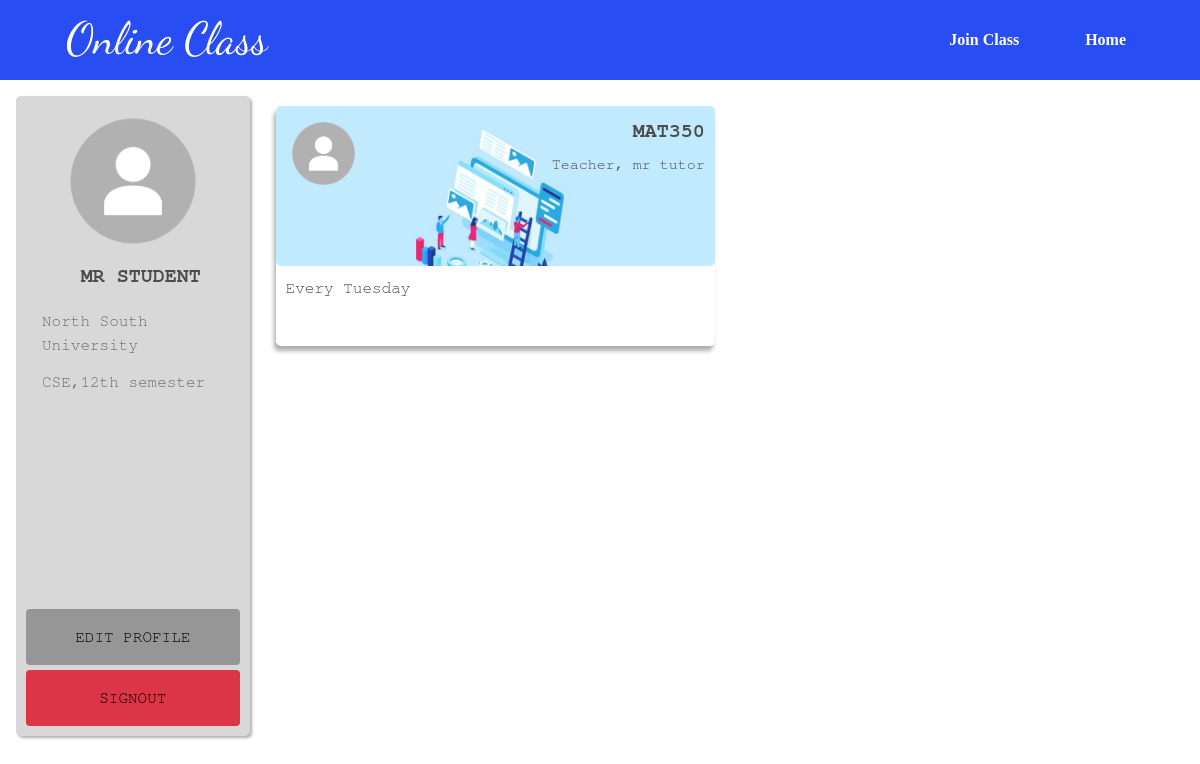
The app's page /studentDashboard/ (signed in) with its own data.
### home/models.py (models this page shows, shortened)
class Student(models.Model):
    user = models.OneToOneField(User, on_delete=models.CASCADE)
    institution= models.CharField(max_length=150, null=True, blank=True)
    department= models.CharField(max_length=150, null=True, blank=True)
    class_level= models.CharField(max_length=150, null=True, blank=True)
    address= models.CharField(max_length=150, null=True, blank=True)
    area= models.CharField(max_length=150, null=True, blank=True)
    city= models.CharField(max_length=150, null=True, blank=True)
    lat = models.FloatField(null=True,blank=True)
    lon = models.FloatField(null=True,blank=True)
    male ='male'
    female = 'female'
    other = 'other'
    genders = [
        (male,'male'),
        (female,'female'),
        (other,'other'),
    ]
    gender = models.CharField(max_length=15, choices=genders,default=male,null=True,blank=True)
    birth_date = models.DateField(null=True, blank=True)
    phone = models.CharField(max_length=20, null=True, blank=True)
    bio = models.CharField(max_length=450, blank=True,null=True)
    profile_pic = models.ImageField(default="profile1.png", null=True, blank=True)

class Tutor(models.Model):
    user = models.OneToOneField(User, on_delete=models.CASCADE)
    institution= models.CharField(max_length=150, null=True, blank=True)
    subject_teach= models.CharField(max_length=150, null=True, blank=True)
    address= models.CharField(max_length=150, null=True, blank=True)
    area= models.CharField(max_length=150, null=True, blank=True)
    city= models.CharField(max_length=150, null=True, blank=True)
    salary_per_month= models.CharField(max_length=150, null=True, blank=True)
    preffered_area= models.CharField(max_length=150, null=True, blank=True)
    online_teach_exp = models.FloatField(max_length=100, null=True, blank=True)
    total_teach_exp = models.FloatField(max_length=100, null=True, blank=True)
    qualification = models.CharField(max_length=250,null=True,blank=True)
    lat = models.FloatField(null=True,blank=True)
    lon = models.FloatField(null=True,blank=True)
    inhouse ='Inhouse'
    online = 'Online'
    both = 'Inhouse & Online'
    tutor_types = [
        (inhouse,'Inhouse'),
        (online,'Online'),
        (both,'Inhouse & Online'),
    ]
    tutor_type = models.CharField(max_length=25, choices=tutor_types,default=inhouse,null=True,blank=True)
    birth_date = models.DateField(null=True, blank=True)
    phone = models.CharField(max_length=20, null=True, blank=True)
    bio = models.CharField(max_length=450, blank=True,null=True)
    profile_pic = models.ImageField(default="profile1.png", null=True, blank=True)

### courses/models.py (models this page shows, shortened)
class Class(models.Model):
    title = models.CharField(max_length=100, null=True, blank=True)
    class_code = models.CharField(max_length=100, blank=True)
    slug = models.SlugField(null=True,blank=True)
    description = models.TextField(max_length=550,null=True,blank=True)
    image = models.ImageField(upload_to = save_class_image,blank=True,verbose_name ='class image')
    tutor = models.ForeignKey(Tutor, null=True, blank=True, on_delete=models.CASCADE,related_name='tutors')
    students = models.ManyToManyField(Student, blank=True)

### courses/views.py (the view)
# urls.py: path('studentDashboard/',views.student_dashboard, name='student_dashboard'),
@login_required
def student_dashboard(request):
    student = request.user.student
    classes = Class.objects.filter(students=student)
    context = {'classes': classes}
    return render(request, 'courses/student_dashboard.html', context)

### courses/templates/courses/student_dashboard.html (shortened to what this page needs)
{% load static %}
<!DOCTYPE html>
<html lang="en">
<head>
    <link rel="stylesheet" href="https://maxcdn.bootstrapcdn.com/bootstrap/4.0.0/css/bootstrap.min.css">
    <link rel="stylesheet" href="https://pro.fontawesome.com/releases/v5.10.0/css/all.css" >
    <link rel="stylesheet" href="{% static 'courses/css/studentDashboard.css'%}">
</head>
<body>
    <nav class="navbar nav navbar-expand-lg">
        <div class="app_name">Online Class</div>
        <div class="collapse navbar-collapse" id="navbarNavDropdown">
          <ul class="navbar-nav ml-auto">
            <li class="nav-item">
                <a class="nav-link" href="{% url 'join_class' %}">Join Class</a>
            </li>
            <li class="nav-item">
                <a class="nav-link" href="{% url 'home' %}">Home</a>
            </li>
          </ul>
        </div>
      </nav>
    <div class="main-container">
        <div class="body-content">
            <div class="content-menu btnOpen">
                <div class="img-prof">
                    <div class="img-profile">
                        <span class="profile-picture"></span>
                    </div>
                    <div class="profile-info">
                        <ul>
                            <li class="menu-profile-name">
                                <label>{{request.user.first_name}} {{request.user.last_name}}</label></li>
                            <li class="color-info"><label> {{request.user.student.institution}}</label></li>
                            <li class="color-info"><label> {{request.user.student.department}},{{request.user.student.class_level}}</label>
                            </li>
                        </ul>
                    </div>
                </div>
                <div class="profile-buttons">
                    <div class="edit-btn">
                        <button class="btn btn-info"><a style="text-decoration: none; color: black;" href="{% url 'edit_profile_student' %}">Edit Profile</a></button>
                    </div>
                    <div class="logout-btn">
                        <button class="btn btn-danger"> <a style="text-decoration: none; color: black;" href="{% url 'signout' %}">Signout</a></button>
                    </div>
                </div>
            </div>
            <div class="content-items">
               <div class="courses-and-rooms">
                   {% for class in classes %}
                   <a class = "subject-title-classview"  href="{% url 'student_lecture_list_view' class.slug %}" >
                        <div class="class1">
                            <div class="class-rooms">
                                <div class="class-room-title">
                                    <div>
                                        <label class="subject">{{class.title}}</label>
                                        <label>Teacher, {{class.tutor.user.first_name}} {{class.tutor.user.last_name}}</label>
                                    </div>
                                    <span class="classroom-profile-pic"></span>
                                    </div>
                                <div class="class-room-discription">
                                    <label>Every Tuesday</label>
                                </div>
                            </div>
                        </div>
                    </a>
                    {% endfor %}
               </div>
            </div>
        </div>
    </div>
</body>
</html>

### courses/static/courses/css/studentDashboard.css (style rules this page uses)
* { box-sizing: border-box; }
html, body { margin: 0; padding: 0; font-family: FreeMono, monospace; }
.main-container { display: flex; flex-direction: column; }
nav { width: 100%; height: 80px; background-color: #284DF2; color: #fff; }
.app_name { float: left; width: 40%; margin-left: 50px; font-size: 45px; font-family: 'Dancing Script', cursive; color: #fff; }
.navbar-nav { margin-right: 50px; }
.nav-item a { display: inline-block; font-size: 16px; line-height: 20px; font-weight: bold; border-radius: 10px; padding: 10px 15px; color: #fff; margin-left: 50px; text-decoration: none; font-family: serif; }
.body-content { display: grid; grid-template-columns: 15% 3fr; grid-template-rows: auto 250px ; grid-gap: 1em; padding: 1em; }
.courses-and-rooms { display: grid; grid-template-columns: 1fr 1fr 1fr 1fr; grid-template-rows: auto; }
.class1 { padding: 10px; }
.class-rooms { display: flex; flex-direction: column; color: rgb(76 76 76); box-shadow: -2px 5px 4px #afafaf; border-radius: 5px; }
.class-room-title { background-color: #24a587; background: url('../images/png-jpg-gif-featured-image.jpg'); background-size: cover; background-repeat: no-repeat; height: 20vh; display: flex; flex-direction: row; justify-content: space-between; }
.class-room-title .subject { font-weight: bold; font-size: 20px; }
.class-room-title div { display: flex; flex-direction: column; justify-content: flex-start; order: 2; font-size: 15px; }
.class-room-title div label { display: flex; justify-content: flex-end; }
.classroom-profile-pic { order: 1; height: 75px; width: 75px; background-color: rgb(189 189 189); border-radius: 50%; background: url('../images/profilepic.png'); background-repeat: no-repeat; background-size: cover; }
.class-room-discription { height: 10vh; display: flex; flex-direction: column; }
.class-room-title, .class-room-discription { padding: 10px; border-radius: 5px; }
.subject-title-classview { text-decoration: none; color: inherit; }
.content-menu { grid-row: 1/ span 2; height: 80vh; padding: 10px; background-color: rgb(216,216,216); border-radius: 5px; display: flex; flex-direction: column; justify-content: space-between; box-shadow: 2px 2px 3px #a9a9a9ee; }
.img-profile { display: flex; justify-content: center; }
.profile-picture { height: 150px; width: 150px; background-color: rgb(189 189 189); border-radius: 50%; background: url('../images/profilepic.png'); background-repeat: no-repeat; background-size: cover; }
.menu-profile-name { text-align: center; text-transform: uppercase; font-size: 20px; margin-bottom: 10px; font-weight: bold; }
.profile-info { padding-left: 1em; margin-top: 5px; }
.profile-info ul { color: rgb(76 76 76); list-style: none; margin: 0; padding: 0; }
.profile-info ul li { margin-top: 3px; }
.color-info { margin-bottom: 5px; color: #6d6d6d; }
.profile-info ul li label { vertical-align: top }
.edit-btn > button { background-color: #969696; border: 0; color: #eeee; outline: 0; cursor: pointer; }
.logout-btn > button { border: 0; outline: 0; cursor: pointer; color: #716969; }
.edit-btn > button, .logout-btn > button { padding: 1em; width: 100%; margin-top: 5px; text-transform: uppercase; }
@media screen and (max-width: 1423px) { .courses-and-rooms { grid-template-columns: 1fr 1fr; } }
@media screen and (max-width: 1423px) { .body-content { grid-template-columns: 20% 3fr; } }

### records on screen
Class: title "MAT350", tutor.user.first_name "mr", tutor.user.last_name "tutor"

### other values on screen
{{ request.user.first_name }} "MR"
{{ request.user.last_name }} "STUDENT"
{{ request.user.student.institution }} "North South University"
{{ request.user.student.department }} "CSE"
{{ request.user.student.class_level }} "12th semester"
